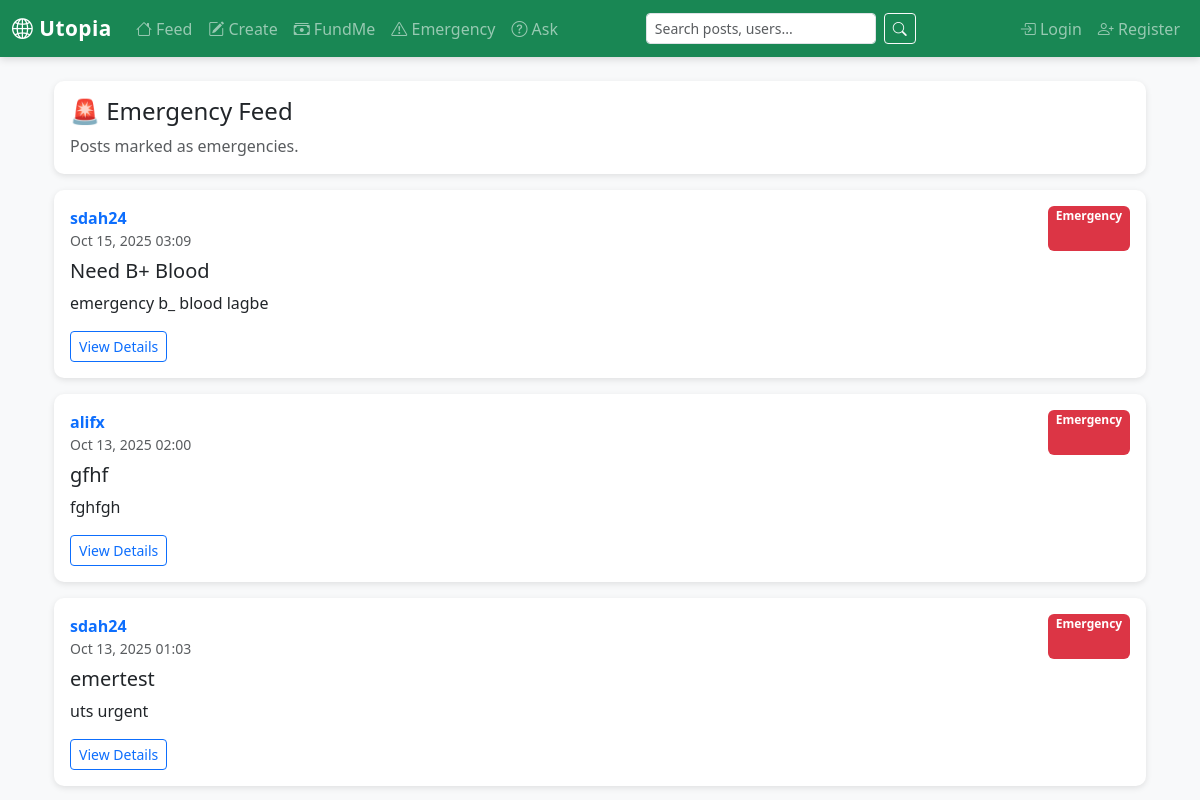
Before: /posts/emergency/ with the older database file.
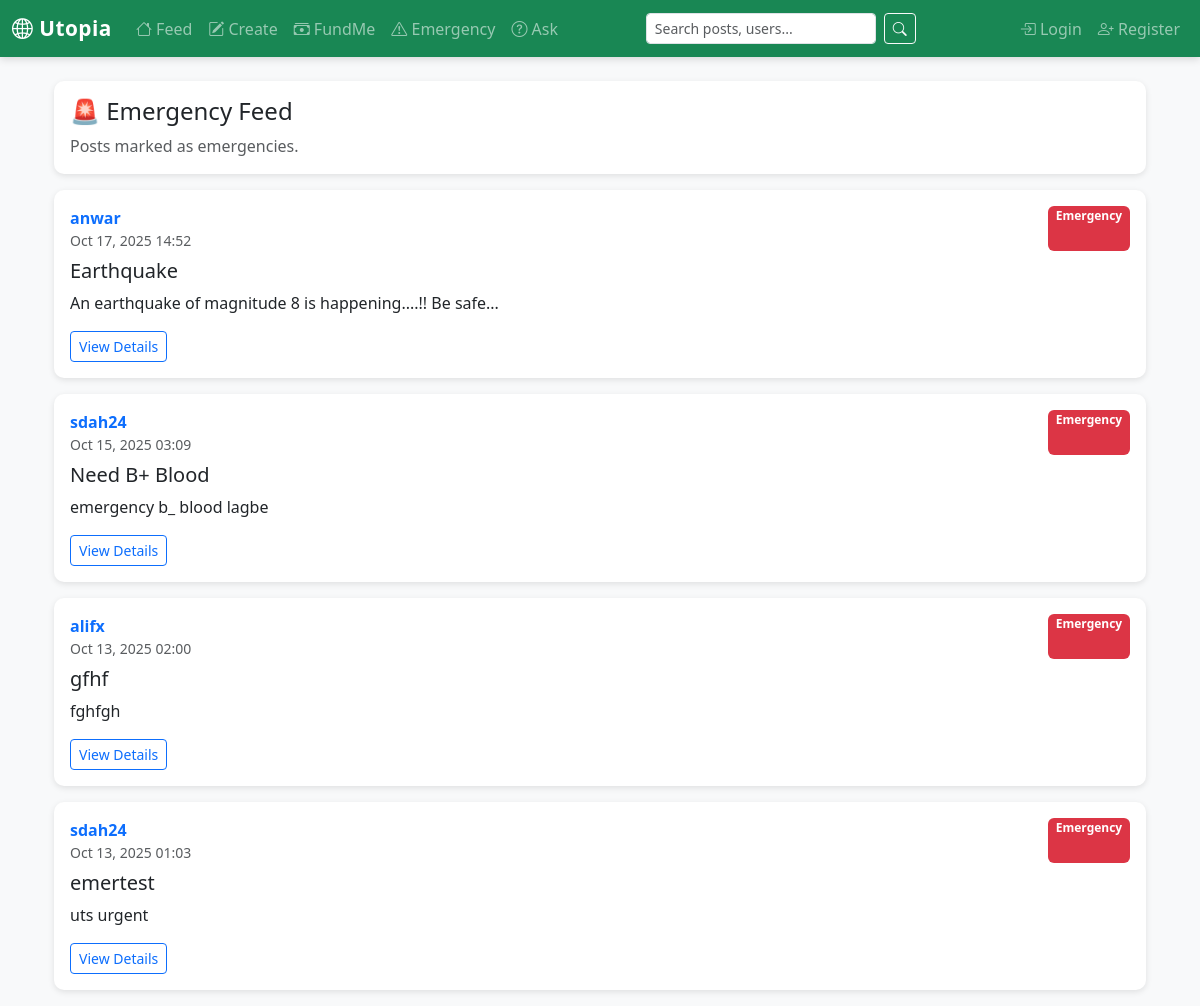
After: the same page with the newer database file.
### posts/models.py (models this page shows, shortened)
class Post(models.Model):
    profile = models.ForeignKey("accounts.Profile", on_delete=models.CASCADE, related_name="posts")
    title = models.CharField(max_length=200, blank=True)
    content = models.TextField(blank=True)
    image = models.ImageField(upload_to="posts/", blank=True, null=True)
    is_emergency = models.BooleanField(default=False)
    created_at = models.DateTimeField(default=timezone.now)
    updated_at = models.DateTimeField(auto_now=True)
    likes_count = models.IntegerField(default=0)
    class Meta:
        ordering = ["-created_at"]

### accounts/models.py (models this page shows, shortened)
class Profile(models.Model):
    user = models.OneToOneField(User, on_delete=models.CASCADE)
    display_name = models.CharField(max_length=150, blank=True)
    bio = models.TextField(blank=True)
    profile_image = models.ImageField(upload_to='profiles/', blank=True, null=True)
    quiz_score = models.IntegerField(null=True, blank=True)    # percent or raw
    badge = models.CharField(max_length=50, choices=[("Bronze","Bronze"),("Silver","Silver"),("Gold","Gold")], default="Bronze")
    created_at = models.DateTimeField(auto_now_add=True)
    updated_at = models.DateTimeField(auto_now=True)
    profile_picture = models.ImageField(upload_to='profile_pics/', blank=True, null=True)

### posts/views.py (the view)
# urls.py: path("emergency/", views.emergency_feed, name="emergency_feed"),
def emergency_feed(request):
    posts = Post.objects.filter(is_emergency=True).select_related("profile__user")
    return render(request, "posts/emergency_feed.html", {"posts": posts})

### templates/posts/emergency_feed.html (shortened to what this page needs)
{% extends "base.html" %}
{% block content %}
<div class="container mt-4">
  <div class="card mb-3">
    <div class="card-body">
      <h4>🚨 Emergency Feed</h4>
      <p class="text-muted mb-0">Posts marked as emergencies.</p>
    </div>
  </div>
  {% for post in posts %}
  <div class="card mb-3">
    <div class="card-body">
      <div class="d-flex justify-content-between">
        <div>
          <a href="{% url 'posts:profile_posts' post.profile.id %}" class="fw-bold text-decoration-none">
            {{ post.profile.user.username }}
          </a>
          <small class="text-muted d-block">{{ post.created_at|date:"M d, Y H:i" }}</small>
        </div>
        <span class="badge bg-danger">Emergency</span>
      </div>
      {% if post.title %}<h5 class="mt-2">{{ post.title }}</h5>{% endif %}
      <p>{{ post.content|truncatewords:30 }}</p>
      <a href="{% url 'posts:detail' post.id %}" class="btn btn-outline-primary btn-sm">View Details</a>
    </div>
  </div>
  {% empty %}
  <div class="alert alert-secondary">No emergency posts found.</div>
  {% endfor %}
</div>
{% endblock %}

Changed rows visible on the page:
added Post: profile.user.username "anwar", created_at "Oct 17, 2025 14:52", title "Earthquake", content "An earthquake of magnitude 8 is happening....!! Be safe..."
